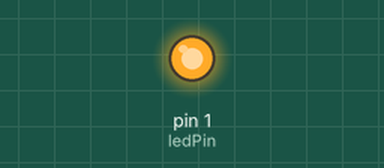
Simulated run of this sketch. Board: Arduino Uno, built with avr-gcc and run on an emulated ATmega328P. Parts: output pins drawn as LEDs (lit = HIGH). Sleep ends after the set time or at an interrupt. At 3.5 s the program stops and its outputs stay as they are.

Above: at 0.1 s.
At 3.5 s:
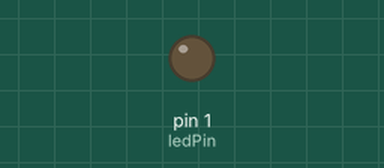
Timing chart, 0 to 5.0 s (numbered marks = the images above):
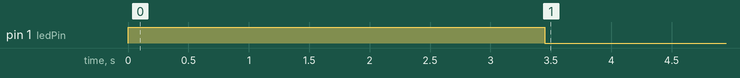

The sketch:

wirelessmodule.ino
```cpp
#include <RCSwitch.h>
#include <avr/sleep.h>


#define ledPin 1

RCSwitch mySwitch = RCSwitch();

void usp () {
  set_sleep_mode(SLEEP_MODE_PWR_DOWN);
  ADCSRA &= ~(1<<ADEN);       // Turn off ADC to save power
  sleep_enable();
  sleep_cpu();
}

void setup() {
 pinMode(ledPin, OUTPUT);
 mySwitch.enableTransmit(0);
 mySwitch.setRepeatTransmit(15);

}

void loop() {

   digitalWrite(1, HIGH);
   mySwitch.send("000000000001010100010001");
   delay(3000);
   digitalWrite(1, LOW);
   usp();
   }
```

Measured:
- by itself, pin 1 (ledPin): LOW → HIGH at 0.00 s, → LOW 3.5 s later
